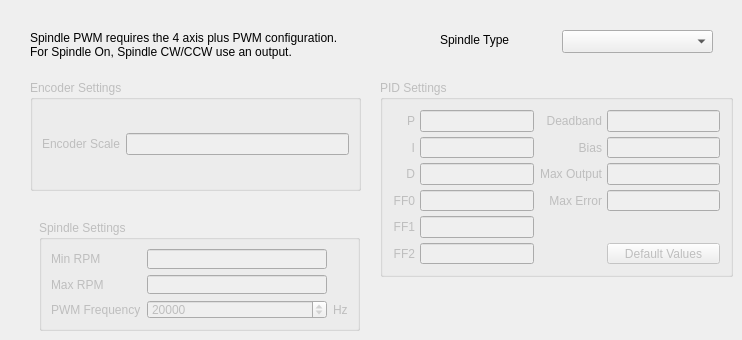
      <widget class="QWidget" name="spindle">
       <attribute name="title">
        <string>Spindle</string>
       </attribute>
       <widget class="QLabel" name="label_142">
        <property name="geometry">
         <rect>
          <x>30</x>
          <y>20</y>
          <width>361</width>
          <height>51</height>
         </rect>
        </property>
        <property name="text">
         <string>&lt;html&gt;&lt;head/&gt;&lt;body&gt;&lt;p&gt;Spindle PWM requires the 4 axis plus PWM configuration.&lt;br/&gt;For Spindle On, Spindle CW/CCW use an output.&lt;/p&gt;&lt;/body&gt;&lt;/html&gt;</string>
        </property>
       </widget>
       <widget class="QGroupBox" name="spindlepidGB">
        <property name="enabled">
         <bool>false</bool>
        </property>
        <property name="geometry">
         <rect>
          <x>380</x>
          <y>80</y>
          <width>353</width>
          <height>197</height>
         </rect>
        </property>
        <property name="title">
         <string>PID Settings</string>
        </property>
        <property name="checkable">
         <bool>false</bool>
        </property>
        <layout class="QGridLayout" name="gridLayout_30">
         <property name="margin">
          <number>10</number>
         </property>
         <property name="spacing">
          <number>5</number>
         </property>
         <item row="0" column="0">
          <widget class="QLabel" name="label_264">
           <property name="text">
            <string>P</string>
           </property>
           <property name="alignment">
            <set>Qt::AlignRight|Qt::AlignTrailing|Qt::AlignVCenter</set>
           </property>
          </widget>
         </item>
         <item row="0" column="1">
          <widget class="QLineEdit" name="p_s">
           <property name="text">
            <string/>
           </property>
           <property name="alignment">
            <set>Qt::AlignRight|Qt::AlignTrailing|Qt::AlignVCenter</set>
           </property>
          </widget>
         </item>
         <item row="0" column="2">
          <widget class="QLabel" name="label_265">
           <property name="text">
            <string>Deadband</string>
           </property>
           <property name="alignment">
            <set>Qt::AlignRight|Qt::AlignTrailing|Qt::AlignVCenter</set>
           </property>
          </widget>
         </item>
         <item row="0" column="3">
          <widget class="QLineEdit" name="deadband_s">
           <property name="text">
            <string/>
           </property>
           <property name="alignment">
            <set>Qt::AlignRight|Qt::AlignTrailing|Qt::AlignVCenter</set>
           </property>
          </widget>
         </item>
         <item row="1" column="0">
          <widget class="QLabel" name="label_266">
           <property name="text">
            <string>I</string>
           </property>
           <property name="alignment">
            <set>Qt::AlignRight|Qt::AlignTrailing|Qt::AlignVCenter</set>
           </property>
          </widget>
         </item>
         <item row="1" column="1">
          <widget class="QLineEdit" name="i_s">
           <property name="text">
            <string/>
           </property>
           <property name="alignment">
            <set>Qt::AlignRight|Qt::AlignTrailing|Qt::AlignVCenter</set>
           </property>
          </widget>
         </item>
         <item row="1" column="2">
          <widget class="QLabel" name="label_267">
           <property name="text">
            <string>Bias</string>
           </property>
           <property name="alignment">
            <set>Qt::AlignRight|Qt::AlignTrailing|Qt::AlignVCenter</set>
           </property>
          </widget>
         </item>
         <item row="1" column="3">
          <widget class="QLineEdit" name="bias_s">
           <property name="text">
            <string/>
           </property>
           <property name="alignment">
            <set>Qt::AlignRight|Qt::AlignTrailing|Qt::AlignVCenter</set>
           </property>
          </widget>
         </item>
         <item row="2" column="0">
          <widget class="QLabel" name="label_268">
           <property name="text">
            <string>D</string>
           </property>
           <property name="alignment">
            <set>Qt::AlignRight|Qt::AlignTrailing|Qt::AlignVCenter</set>
           </property>
          </widget>
         </item>
         <item row="2" column="1">
          <widget class="QLineEdit" name="d_s">
           <property name="text">
            <string/>
           </property>
           <property name="alignment">
            <set>Qt::AlignRight|Qt::AlignTrailing|Qt::AlignVCenter</set>
           </property>
          </widget>
         </item>
         <item row="2" column="2">
          <widget class="QLabel" name="label_269">
           <property name="text">
            <string>Max Output</string>
           </property>
           <property name="alignment">
            <set>Qt::AlignRight|Qt::AlignTrailing|Qt::AlignVCenter</set>
           </property>
          </widget>
         </item>
         <item row="2" column="3">
          <widget class="QLineEdit" name="maxOutput_s">
           <property name="text">
            <string/>
           </property>
           <property name="alignment">
            <set>Qt::AlignRight|Qt::AlignTrailing|Qt::AlignVCenter</set>
           </property>
          </widget>
         </item>
         <item row="3" column="0">
          <widget class="QLabel" name="label_270">
           <property name="text">
            <string>FF0</string>
           </property>
           <property name="alignment">
            <set>Qt::AlignRight|Qt::AlignTrailing|Qt::AlignVCenter</set>
           </property>
          </widget>
         </item>
         <item row="3" column="1">
          <widget class="QLineEdit" name="ff0_s">
           <property name="text">
            <string/>
           </property>
           <property name="alignment">
            <set>Qt::AlignRight|Qt::AlignTrailing|Qt::AlignVCenter</set>
           </property>
          </widget>
         </item>
         <item row="3" column="2">
          <widget class="QLabel" name="label_271">
           <property name="text">
            <string>Max Error</string>
           </property>
           <property name="alignment">
            <set>Qt::AlignRight|Qt::AlignTrailing|Qt::AlignVCenter</set>
           </property>
          </widget>
         </item>
         <item row="3" column="3">
          <widget class="QLineEdit" name="maxError_s">
           <property name="text">
            <string/>
           </property>
           <property name="alignment">
            <set>Qt::AlignRight|Qt::AlignTrailing|Qt::AlignVCenter</set>
           </property>
          </widget>
         </item>
         <item row="4" column="0">
          <widget class="QLabel" name="label_272">
           <property name="text">
            <string>FF1</string>
           </property>
           <property name="alignment">
            <set>Qt::AlignRight|Qt::AlignTrailing|Qt::AlignVCenter</set>
           </property>
          </widget>
         </item>
         <item row="4" column="1">
          <widget class="QLineEdit" name="ff1_s">
           <property name="text">
            <string/>
           </property>
           <property name="alignment">
            <set>Qt::AlignRight|Qt::AlignTrailing|Qt::AlignVCenter</set>
           </property>
          </widget>
         </item>
         <item row="5" column="0">
          <widget class="QLabel" name="label_273">
           <property name="text">
            <string>FF2</string>
           </property>
           <property name="alignment">
            <set>Qt::AlignRight|Qt::AlignTrailing|Qt::AlignVCenter</set>
           </property>
          </widget>
         </item>
         <item row="5" column="1">
          <widget class="QLineEdit" name="ff2_s">
           <property name="text">
            <string/>
           </property>
           <property name="alignment">
            <set>Qt::AlignRight|Qt::AlignTrailing|Qt::AlignVCenter</set>
           </property>
          </widget>
         </item>
         <item row="5" column="3">
          <widget class="QPushButton" name="pidDefault_s">
           <property name="text">
            <string>Default Values</string>
           </property>
          </widget>
         </item>
        </layout>
       </widget>
       <widget class="QGroupBox" name="encoderGB">
        <property name="enabled">
         <bool>false</bool>
        </property>
        <property name="geometry">
         <rect>
          <x>30</x>
          <y>80</y>
          <width>331</width>
          <height>111</height>
         </rect>
        </property>
        <property name="title">
         <string>Encoder Settings</string>
        </property>
        <property name="checkable">
         <bool>false</bool>
        </property>
        <property name="checked">
         <bool>false</bool>
        </property>
        <layout class="QGridLayout" name="gridLayout_31">
         <item row="0" column="1">
          <widget class="QLineEdit" name="spindleScale"/>
         </item>
         <item row="0" column="0">
          <widget class="QLabel" name="label_178">
           <property name="text">
            <string>Encoder Scale</string>
           </property>
          </widget>
         </item>
        </layout>
       </widget>
       <widget class="QComboBox" name="spindleTypeCB">
        <property name="geometry">
         <rect>
          <x>562</x>
          <y>30</y>
          <width>151</width>
          <height>23</height>
         </rect>
        </property>
       </widget>
       <widget class="QLabel" name="label_193">
        <property name="geometry">
         <rect>
          <x>440</x>
          <y>30</y>
          <width>91</width>
          <height>20</height>
         </rect>
        </property>
        <property name="text">
         <string>Spindle Type</string>
        </property>
       </widget>
       <widget class="QGroupBox" name="spindleGB">
        <property name="enabled">
         <bool>false</bool>
        </property>
        <property name="geometry">
         <rect>
          <x>39</x>
          <y>220</y>
          <width>321</width>
          <height>111</height>
         </rect>
        </property>
        <property name="title">
         <string>Spindle Settings</string>
        </property>
        <layout class="QGridLayout" name="gridLayout_37">
         <item row="1" column="0">
          <widget class="QLabel" name="label_180">
           <property name="text">
            <string>Max RPM</string>
           </property>
          </widget>
         </item>
         <item row="1" column="1">
          <widget class="QLineEdit" name="spindleMaxRpm"/>
         </item>
         <item row="0" column="0">
          <widget class="QLabel" name="label_192">
           <property name="text">
            <string>Min RPM</string>
           </property>
          </widget>
         </item>
         <item row="0" column="1">
          <widget class="QLineEdit" name="spindleMinRpm"/>
         </item>
         <item row="2" column="0">
          <widget class="QLabel" name="label_194">
           <property name="text">
            <string>PWM Frequency</string>
           </property>
          </widget>
         </item>
         <item row="2" column="1">
          <widget class="QSpinBox" name="pwmFrequencySB">
           <property name="maximum">
            <number>193000</number>
           </property>
           <property name="value">
            <number>20000</number>
           </property>
          </widget>
         </item>
         <item row="2" column="2">
          <widget class="QLabel" name="label_198">
           <property name="text">
            <string>Hz</string>
           </property>
          </widget>
         </item>
        </layout>
       </widget>
      </widget>
